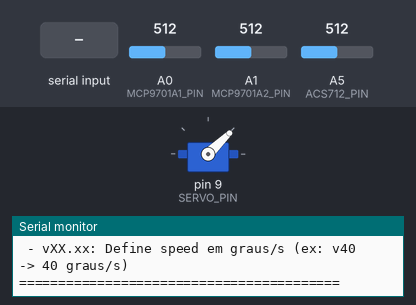
Bench run of a sketch on a simulated Arduino Uno, built with avr-gcc and run on an emulated ATmega328P. Parts: servo, the last lines printed to the serial monitor. Inputs (shaded band) come from the test bench; at power-on: A0 (MCP9701A1_PIN) = 512, A1 (MCP9701A2_PIN) = 512, A5 (ACS712_PIN) = 512.

Above: at 1.6 s.
1.7 s: "a90\n" received over Serial
At 3.34 s:
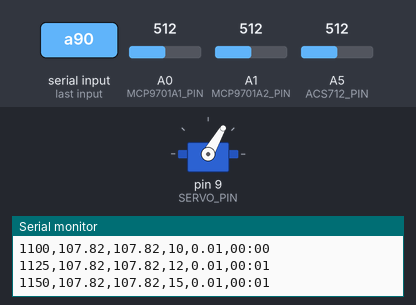
4.7 s: byte 115 ('s') received over Serial
6.2 s: byte 100 ('d') received over Serial
At 6.38 s:
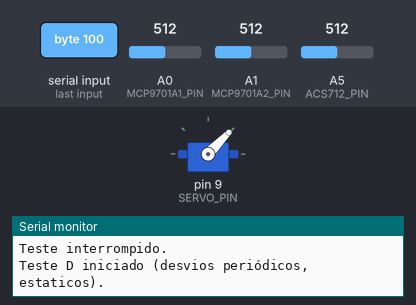
12.2 s: byte 102 ('f') received over Serial
15.2 s: byte 43 ('+') received over Serial
Timing chart, 0 to 18.2 s (numbered marks = the images above; inputs shaded):
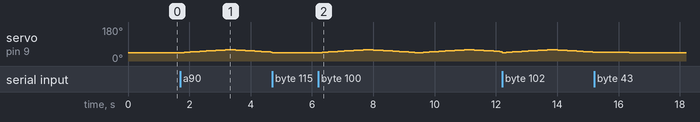

The sketch:

CodigoArduino.ino
```cpp
#include <Arduino.h>
#include <Servo.h>

// --------------------- Definições de pinos ---------------------
#define SERVO_PIN       9    // Pino de controle do servo
#define MCP9701A1_PIN   A0   // Primeiro sensor de temperatura
#define MCP9701A2_PIN   A1   // Segundo sensor de temperatura (adicionado)
#define ACS712_PIN      A5   // Pino analógico para sensor de corrente (realocado)

// Se verdadeiro, o "stop" coloca o servo em PWM_max em vez de PWM_min
#define INVERTE false

// ---------------------- Variáveis e constantes -----------------
Servo servo;

// Parâmetros para conversão de ângulo para PWM (em microsegundos)
const float PWM_min = 1000;
const float PWM_max = 2000;
const float angle_min = 0;
const float angle_max = 100;

// Parâmetros gerais do teste
float angle_plus = 16.41;   // Offset + em graus (pode ser alterado via Serial com +XX)
float angle_minus = 0;      // Offset - em graus (pode ser alterado via Serial com -XX)
int   neutralPWM = 1000;    // Neutro definido diretamente em PWM
float speed = 10;           // Velocidade em °/s (pode ser alterado via Serial com vXX)
float stepPWM = 1;          // Movimento suave (passo)

// Cálculo de limites e frequências (variáveis que serão recalculadas quando mudarmos parâmetros)
float res;       // (angle_max - angle_min) / (PWM_max - PWM_min)
float freq_att;  // speed / res
unsigned long delay_ms; // Determina a cadência de atualização do servo

// Limites de PWM correspondentes aos offsets
int pwm_plus;
int pwm_minus;

// Booleans para controle dos testes
bool testARunning = false;
bool testDRunning = false;
bool testFRunning = false;

// Variáveis de oscilação
int currentPWM = 0;
int direction = 1;

// Timer de atualização do servo
unsigned long lastServoUpdateTime = 0;

// Variáveis para a tarefa de amostragem
const unsigned long sampleInterval = 250; // Intervalo de amostragem (ms)

// Controle de tempo do teste
unsigned long testStartTime = 0;

// ---------- Parâmetros do teste "d" e "f" -----------
// - A cada 'desvioIntervalMin' minutos, desviar para 'desvioPWM' por 'desvioDurationSec' segundos
float desvioIntervalMin = 19;    // 0.1 min = 6s (exemplo)
float desvioDurationSec = 60;    // Duração do desvio, em segundos
const float AnguloCritico = 0;  // Em graus
// Converte ângulo crítico p/ PWM: (AnguloCritico * (1/res)) + PWM_min
int desvioPWM = 0;
bool desvioActive = false;
unsigned long lastDesvioTime = 0;
unsigned long lastDesvioTime2 = 0;
unsigned long desvioStartTime = 0;
int preDesvioPWM = 0;

// ----------- Parâmetros do teste "f" -----------
// Offsets para o teste F
float angle_plusF = 0;   // Offset + em graus para teste F
float angle_minusF = 51.22;      // Offset - em graus para teste F
int lastNeutralPWM = 1000;
float lastangle_plus = angle_plus;
float lastangle_minus = angle_minus;

// ---------- Variáveis de transição para o Teste F ----------
// Estados da transição entre oscilação normal e com desvio F
enum TransitionState { NO_TRANSITION, TRANSITION_TO_F, TRANSITION_FROM_F };
TransitionState transitionState = NO_TRANSITION;
unsigned long transitionStartTime = 0; // Momento que a transição começou
unsigned long transitionDuration = 0;    // Duração da transição (em ms)

// -------------------- Funções auxiliares --------------------

// Recalcula variáveis derivadas de angle_plus, angle_minus e speed.
// Chame esta função sempre que mudar um desses parâmetros via Serial.
void recalcularVariaveis()
{
  // Recalcula res
  res = (angle_max - angle_min) / (PWM_max - PWM_min);

  // Evita divisão por zero
  if (res == 0) res = 1.0;

  // Freq de atualização
  freq_att = speed / res;
  if (freq_att == 0) freq_att = 1.0;

  // delay_ms depende de freq_att e do step
  delay_ms = (unsigned long)(stepPWM / (freq_att / 1000.0));
  if (delay_ms == 0) delay_ms = 10;

  // Limites de PWM correspondentes aos novos offsets
  pwm_plus  = (int)(angle_plus  * (1.0 / res));
  pwm_minus = (int)(angle_minus * (1.0 / res));

  // Recalcula desvioPWM (porque depende de res)
  desvioPWM = (int)(AnguloCritico * (1.0 / res) + PWM_min);
}

// Função genérica para ler temperatura de um MCP9701A em qualquer pino analógico
float readMCP9701A(uint8_t pin) {
    // Conversão para tensão (assumindo referência de 5 V)
    float readingVolts = (float)analogRead(pin) * 5.0 / 1023.0;

    // Fórmula para MCP9701A: (VOUT - 0,4 V) / 19,5 mV/°C
    float temperatureCelsius = (readingVolts - 0.4) / 0.0195;

    return temperatureCelsius;
}

float readACS712(const uint8_t sensorPin) {
    float readingVolts = (float)analogRead(sensorPin) * 5.0 / 1023.0;
    float readingAmps  = (readingVolts - 2.5) / 0.185;
    return readingAmps;
}

// Aplica PWM no servo
void setServoPWM(int pwmValue) {
    servo.writeMicroseconds(pwmValue);
}

// Converte um valor PWM -> Ângulo
int pwmToAngle(int pwm) {
    return map(pwm, (int)PWM_min, (int)PWM_max, (int)angle_min, (int)angle_max);
}

// Converte Ângulo -> PWM
int angleToPWM(int angle) {
    return map(angle, (int)angle_min, (int)angle_max, (int)PWM_min, (int)PWM_max);
}

// Processa comandos via Serial
void processSerial() {
    while (Serial.available() > 0) {

        // Se o próximo caractere for dígito, interpretamos como valor PWM (1000..2000)
        if (isDigit(Serial.peek())) {
            int pwmValue = Serial.parseInt();
            if (pwmValue >= PWM_min && pwmValue <= PWM_max) {
                // Para qualquer teste se definimos PWM diretamente
                testARunning = false;
                testDRunning = false;
                testFRunning = false;
                desvioActive = false;
                transitionState = NO_TRANSITION;

                neutralPWM = pwmValue;
                lastNeutralPWM = neutralPWM;
                currentPWM = neutralPWM;
                setServoPWM(currentPWM);
                int angleVal = pwmToAngle(currentPWM);

                Serial.print("Novo Neutro - Servo em PWM: ");
                Serial.print(pwmValue);
                Serial.print(" - Ângulo: ");
                Serial.println(angleVal);
            }
        }
        else {
            // Caso contrário, vamos ler o primeiro caractere para decidir o comando
            char cmd = Serial.read();

            // Testes pré-definidos
            if (cmd == 'a') {
                // Inicia teste A
                testARunning   = true;
                testDRunning   = false;
                testFRunning   = false;
                desvioActive   = false;
                transitionState = NO_TRANSITION;
                currentPWM     = neutralPWM;
                angle_plus = lastangle_plus;
                angle_minus = lastangle_minus;
                recalcularVariaveis();
                direction      = 1;
                testStartTime  = millis();
                lastDesvioTime = testStartTime; // Só pra zerar
                Serial.println("Teste A iniciado.");
            }
            else if (cmd == 'd') {
                // Inicia teste D
                testARunning   = false;
                testDRunning   = true;
                testFRunning   = false;
                desvioActive   = false;
                transitionState = NO_TRANSITION;
                currentPWM     = neutralPWM;
                angle_plus = lastangle_plus;
                angle_minus = lastangle_minus;
                recalcularVariaveis();
                direction      = 1;
                testStartTime  = millis();
                lastDesvioTime = testStartTime; // zera para começar a contagem
                Serial.println("Teste D iniciado (desvios periódicos, estaticos).");
            }
            else if (cmd == 'f') {
                // Inicia teste F
                testARunning   = false;
                testDRunning   = false;
                testFRunning   = true;
                desvioActive   = false;
                transitionState = NO_TRANSITION;
                currentPWM     = neutralPWM;
                // Reinicia os offsets para os valores normais
                angle_plus = lastangle_plus;
                angle_minus = lastangle_minus;
                recalcularVariaveis();
                direction      = 1;
                testStartTime  = millis();
                lastDesvioTime = testStartTime; // zera para começar a contagem
                Serial.println("Teste F iniciado (desvios periódicos, oscilatórios com transição suave).");
            }
            else if (cmd == 's') {
                // Stop
                testARunning = false;
                testDRunning = false;
                testFRunning = false;
                desvioActive = false;
                transitionState = NO_TRANSITION;
                currentPWM   = INVERTE ? (int)PWM_max : (int)PWM_min;
                setServoPWM(currentPWM);
                Serial.println("Teste interrompido.");
            }
            else if (cmd == '+') {
                // Define angle_plus (lê float após o '+')
                float val = Serial.parseFloat();
                angle_plus = val;
                lastangle_plus = angle_plus;
                recalcularVariaveis();
                Serial.print("Novo angle_plus = ");
                Serial.println(angle_plus);
            }
            else if (cmd == '-') {
                // Define angle_minus (lê float após o '-')
                float val = Serial.parseFloat();
                angle_minus = val;
                lastangle_minus = angle_minus;
                recalcularVariaveis();
                Serial.print("Novo angle_minus = ");
                Serial.println(angle_minus);
            }
            else if (cmd == 'v') {
                // Define velocidade (speed) em graus/s
                float val = Serial.parseFloat();
                speed = val;
                recalcularVariaveis();
                Serial.print("Nova speed = ");
                Serial.print(speed);
                Serial.println(" °/s");
            }
            // Se não for nenhuma das opções conhecidas, apenas descarta
            else {
                //Serial.println("COMANDO NÃO RECONHECIDO");
            }
        }
    }
}

// Atualiza oscilação do servo (movimento igual ao Teste A)
void updateOscillation() {
    unsigned long now = millis();
    if (now - lastServoUpdateTime >= delay_ms) {
        lastServoUpdateTime = now;
        currentPWM += direction * (int)stepPWM;

        int limUp   = neutralPWM + pwm_plus;
        int limDown = neutralPWM - pwm_minus;

        if (direction > 0 && currentPWM >= limUp) {
            currentPWM = limUp;
            direction = -1;
        }
        else if (direction < 0 && currentPWM <= limDown) {
            currentPWM = limDown;
            direction = 1;
        }
        setServoPWM(currentPWM);
    }
}

// Amostragem e envio de dados pela Serial
void sampleTask() {
    // Apenas amostra se algum teste estiver em andamento
    if (testARunning || testDRunning || testFRunning) {
        // Leitura de corrente (ACS712)
        float currentMeasurement = readACS712(ACS712_PIN);

        // Leitura dos dois sensores de temperatura
        float temperature1 = readMCP9701A(MCP9701A1_PIN);
        float temperature2 = readMCP9701A(MCP9701A2_PIN);

        // Cálculo do ângulo (a partir do PWM atual)
        int angleVal = pwmToAngle(currentPWM);

        // Cálculo do tempo decorrido
        unsigned long elapsedMs = millis() - testStartTime;
        unsigned int totalSec = elapsedMs / 1000;
        unsigned int mm = totalSec / 60;
        unsigned int ss = totalSec % 60;

        char timeStr[6];
        snprintf(timeStr, sizeof(timeStr), "%02d:%02d", mm, ss);

        // Monta linha de dados para envio
        // Formato: PWM,Temp1,Temp2,Ângulo,Corrente,Tempo
        String sampleLine =  String(currentPWM)    + "," +
                             String(temperature1)  + "," +
                             String(temperature2)  + "," +
                             String(angleVal)      + "," +
                             String(currentMeasurement) + "," +
                             timeStr + "\n";

        // Envia a linha pelo Serial
        Serial.print(sampleLine);
    }
}

void setup() {
    Serial.begin(115200);
    delay(100);

    pinMode(SERVO_PIN, OUTPUT);
    servo.attach(SERVO_PIN);

    // Inicializa o servo na posição mínima ou máxima
    currentPWM = INVERTE ? (int)PWM_max : (int)PWM_min;
    setServoPWM(currentPWM);
    delay(300);

    // Primeiro cálculo das variáveis baseadas em angle_plus, angle_minus e speed
    recalcularVariaveis();

    // Impressão dos comandos disponíveis
    Serial.println("=== Sistema Iniciado ===");
    Serial.println("COMANDOS DISPONÍVEIS:");
    Serial.println(" - a: Inicia Teste A (oscilacao simples)");
    Serial.println(" - d: Inicia Teste D (desvios periodicos estaticos)");
    Serial.println(" - f: Inicia Teste F (desvios periodicos dinamicos com transição suave)");
    Serial.println(" - s: Stop (para e coloca servo em PWM_min ou PWM_max se INVERTE=true)");
    Serial.println(" - 1000..2000: Define diretamente o PWM do servo (ex: 1500)");
    Serial.println(" - +XX.xx: Define angle_plus em graus (ex: +35.4 -> 35.4 graus)");
    Serial.println(" - -XX.xx: Define angle_minus em graus (ex: -18  -> 18 graus)");
    Serial.println(" - vXX.xx: Define speed em graus/s (ex: v40   -> 40 graus/s)");
    Serial.println("=========================================");
}

void loop() {
    // Lê comandos da Serial
    processSerial();

    // ======================== TESTE A =========================
    if (testARunning) {
        neutralPWM = lastNeutralPWM;
        updateOscillation();
    }

    // ======================== TESTE D =========================
    if (testDRunning) {
        neutralPWM = lastNeutralPWM;
        // 1) Se estamos em desvio, verificar se já acabou o tempo
        if (desvioActive) {
            unsigned long now = millis();
            unsigned long desvioDurationMs = (unsigned long)(desvioDurationSec * 1000.0);

            if ((now - desvioStartTime) >= desvioDurationMs) {
                // Fim do desvio → retorna ao PWM anterior
                desvioActive = false;
                currentPWM   = preDesvioPWM; // Volta de onde parou
                setServoPWM(currentPWM);
                lastDesvioTime = now;
            }
            else {
                updateOscillation();
            }
        }
        else {
            // 2) Se não estamos em desvio, verificar se está na hora de iniciar um
            unsigned long now = millis();
            unsigned long desvioIntervalMs = (unsigned long)(desvioIntervalMin * 60.0 * 1000.0);

            if ((now - lastDesvioTime) >= desvioIntervalMs) {
                // Inicia o desvio imediatamente (teste D: desvio estático)
                desvioActive     = true;
                preDesvioPWM     = currentPWM;   // guarda PWM atual para voltar depois
                desvioStartTime  = now;
                currentPWM = desvioPWM;
                setServoPWM(currentPWM);
            }
            else {
                updateOscillation();
            }
        }
    }

    // ======================== TESTE F =========================
    if (testFRunning) {
        neutralPWM = lastNeutralPWM;
        unsigned long now = millis();
        unsigned long desvioIntervalMs = (unsigned long)(desvioIntervalMin * 60.0 * 1000.0);

        // Fases de transição para o Teste F:
        if (transitionState == TRANSITION_TO_F) {
            // Transição dos offsets normais para os offsets F
            unsigned long elapsed = now - transitionStartTime;
            float t = (float)elapsed / transitionDuration;
            if (t >= 1.0) {
                t = 1.0;
                transitionState = NO_TRANSITION;
                desvioActive = true;
                desvioStartTime = now;
                preDesvioPWM = currentPWM;
            }
            angle_plus = lastangle_plus + t * (angle_plusF - lastangle_plus);
            angle_minus = lastangle_minus + t * (angle_minusF - lastangle_minus);
            recalcularVariaveis();
            updateOscillation();
        }
        else if (transitionState == TRANSITION_FROM_F) {
            // Transição dos offsets F de volta para os offsets normais
            unsigned long elapsed = now - transitionStartTime;
            float t = (float)elapsed / transitionDuration;
            if (t >= 1.0) {
                t = 1.0;
                transitionState = NO_TRANSITION;
                desvioActive = false;
                lastDesvioTime = now;  // marca o fim do desvio
            }
            angle_plus = angle_plusF + t * (lastangle_plus - angle_plusF);
            angle_minus = angle_minusF + t * (lastangle_minus - angle_minusF);
            recalcularVariaveis();
            updateOscillation();
        }
        else if (desvioActive) {
            // Estamos na fase de desvio com offsets F definidos
            updateOscillation();
            unsigned long desvioDurationMs = (unsigned long)(desvioDurationSec * 1000.0);
            if ((now - desvioStartTime) >= desvioDurationMs) {
                // Ao terminar o desvio, inicia a transição de retorno
                transitionState = TRANSITION_FROM_F;
                transitionStartTime = now;
                float diff_plus = fabs(angle_plusF - lastangle_plus);
                float diff_minus = fabs(angle_minusF - lastangle_minus);
                float maxDiff = (diff_plus > diff_minus ? diff_plus : diff_minus);
                transitionDuration = (unsigned long)((maxDiff / speed) * 1000);
            }
        }
        else {
            // Se não estamos em desvio nem em transição: verifica se é hora de iniciar o desvio
            if ((now - lastDesvioTime) >= desvioIntervalMs) {
                // Inicia a transição para os offsets F
                transitionState = TRANSITION_TO_F;
                transitionStartTime = now;
                float diff_plus = fabs(angle_plusF - lastangle_plus);
                float diff_minus = fabs(angle_minusF - lastangle_minus);
                float maxDiff = (diff_plus > diff_minus ? diff_plus : diff_minus);
                transitionDuration = (unsigned long)((maxDiff / speed) * 1000);
            }
            else {
                updateOscillation();
            }
        }
    }

    // Tarefa de amostragem periódica
    static unsigned long lastSampleTime = 0;
    if (millis() - lastSampleTime >= sampleInterval) {
        lastSampleTime = millis();
        sampleTask();
    }
}
```

Measured:
- after the input at 1.7 s, servo on pin 9 (SERVO_PIN): rises from 44° to 60° in 1.6 s, then falls to 47° in 1.4 s
